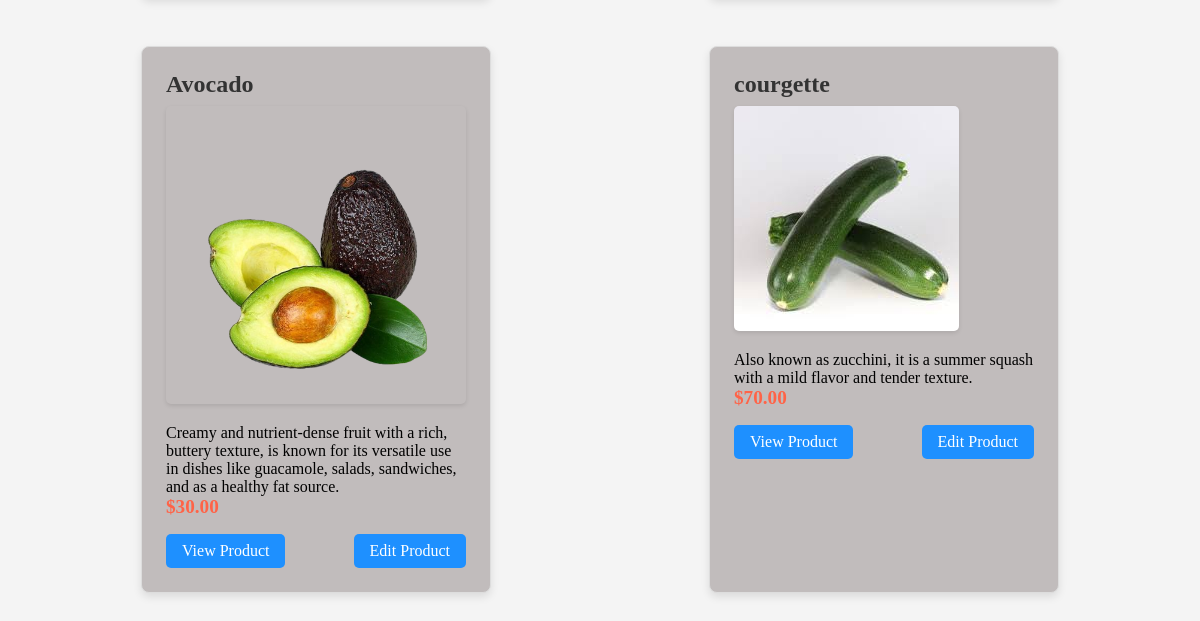
The page /inventory/products/list (lower part) on the database as committed earlier.
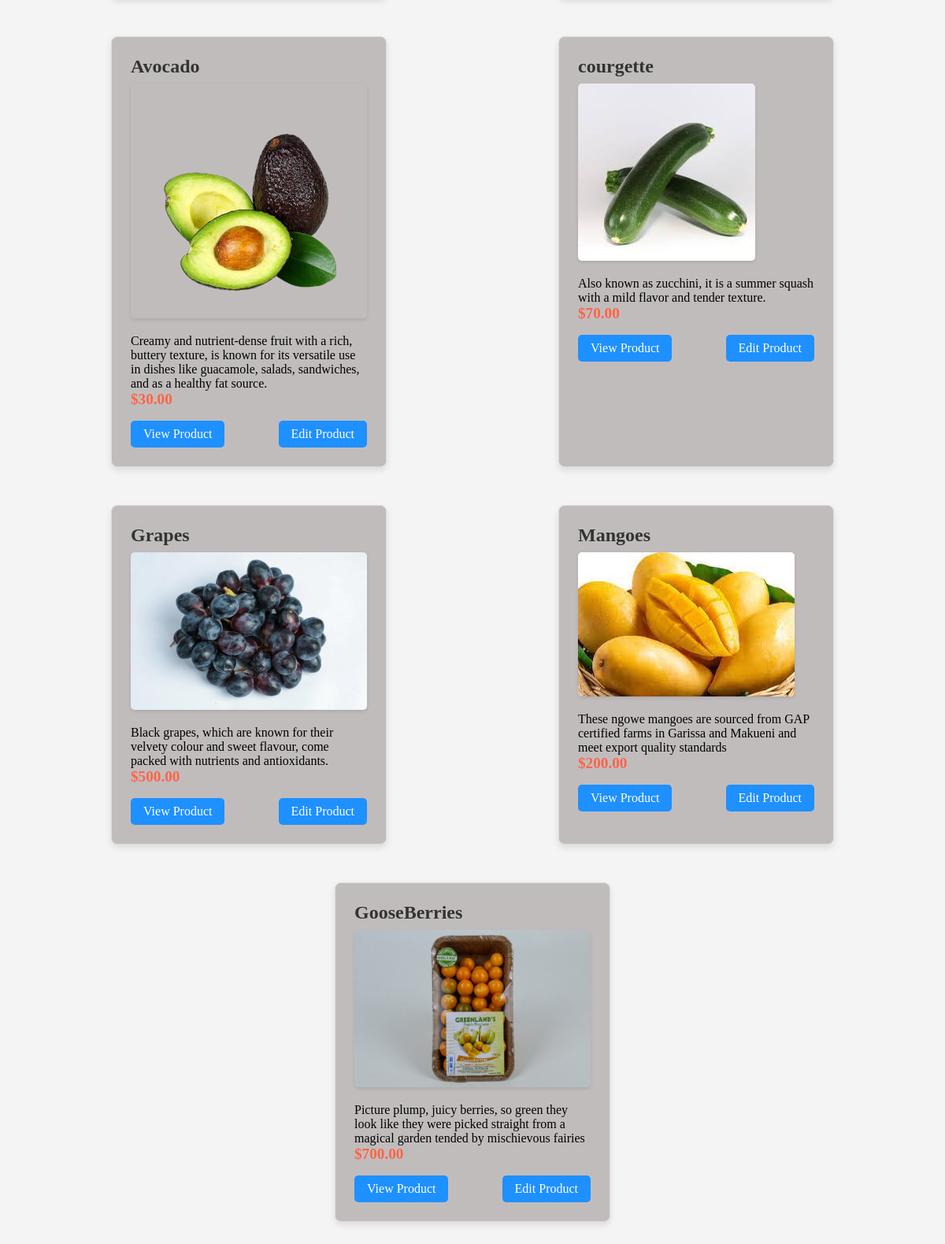
The same page on the database as committed later.
### inventory/models.py (models this page shows, shortened)
class Product(models.Model):
    name = models.CharField(max_length=32)
    description = models.TextField()
    image = models.ImageField(upload_to='products/')
    price = models.DecimalField(max_digits=6, decimal_places=2)
    stock = models.PositiveIntegerField()
    date_created = models.DateTimeField(auto_now_add=True)
    date_updated = models.DateTimeField(auto_now=True)

### inventory/views.py (the view)
# urls.py: path('products/list', products_list, name='products_list_views'),
def products_list(request):
    products = Product.objects.all()
    return render(request, "inventory/products_list.html", {"products": products})

### templates/inventory/products_list.html (shortened to what this page needs)
{% load static %}
<!DOCTYPE html>
<html lang="en">
<head>
    <link rel="stylesheet" href="{% static 'inventory/products_list.css' %}">
</head>
<body>
    <div class="product-container">
        {% for product in products %}
        <div class="product-card">
            <h2>{{ product.name }}</h2>
            <img src="{{product.image.url}}" alt="">
            <p>{{ product.description }}</p>
            <p class="price">${{ product.price }}</p>
            <div class="buttons">
                <a class="view-button" href="{% url 'product_detail_view' id=product.id %}">View Product</a>
                <a class="edit-button" href="{% url 'edit_product_view' id=product.id %}">Edit Product</a>
            </div>
        </div>
        {% endfor %}
    </div>
</body>
</html>

### inventory/static/inventory/products_list.css (style rules this page uses)
body, h1, h2, p { margin: 0; padding: 0; }
body { background-color: #f4f4f4; }
.product-container { display: flex; flex-wrap: wrap; justify-content: space-around; padding: 2rem; }
.product-card { background-color: #c1bcbc; border: 1px solid #ddd; border-radius: 8px; box-shadow: 0 4px 8px rgba(0, 0, 0, 0.1); padding: 1.5rem; margin: 1.5rem; width: 300px; transition: transform 0.2s; }
.product-card h2 { font-size: 1.5rem; margin-bottom: 0.5rem; color: #333; }
.product-card img { max-width: 100%; height: auto; margin-bottom: 1rem; border-radius: 5px; box-shadow: 0 2px 4px rgba(0, 0, 0, 0.1); }
.product-card .price { font-weight: bold; font-size: 1.2rem; color: #FF6347; margin-bottom: 1rem; }
.product-card .buttons { display: flex; justify-content: space-between; }
.view-button, .edit-button { background-color: #1E90FF; color: white; padding: 0.5rem 1rem; text-decoration: none; border-radius: 5px; transition: background-color 0.3s; }

### templates/inventory/products_list.html (style rules this page uses)
body, h1, h2, p { margin: 0; padding: 0; }
body { background-color: #f4f4f4; }
.product-container { display: flex; flex-wrap: wrap; justify-content: space-around; padding: 2rem; }
.product-card { background-color: #c1bcbc; border: 1px solid #ddd; border-radius: 8px; box-shadow: 0 4px 8px rgba(0, 0, 0, 0.1); padding: 1.5rem; margin: 1.5rem; width: 300px; transition: transform 0.2s; }
.product-card h2 { font-size: 1.5rem; margin-bottom: 0.5rem; color: #333; }
.product-card img { max-width: 100%; height: auto; margin-bottom: 1rem; border-radius: 5px; box-shadow: 0 2px 4px rgba(0, 0, 0, 0.1); }
.product-card .price { font-weight: bold; font-size: 1.2rem; color: #FF6347; margin-bottom: 1rem; }
.product-card .buttons { display: flex; justify-content: space-between; }
.view-button, .edit-button { background-color: #1E90FF; color: white; padding: 0.5rem 1rem; text-decoration: none; border-radius: 5px; transition: background-color 0.3s; }

Rows that differ between the two databases and show on the page:
added Product: name "Grapes", image (picture), description "Black grapes, which are known for their velvety colour and sweet flavour, come packed with nutrients and antioxidants.", price "500.00"
added Product: name "Mangoes", image (picture), description "These ngowe mangoes are sourced from GAP certified farms in Garissa and Makueni and meet export quality standards", price "200.00"
added Product: name "GooseBerries", image (picture), description "Picture plump, juicy berries, so green they look like they were picked straight from a magical garden tended by mischievous fairies", price "700.00"
